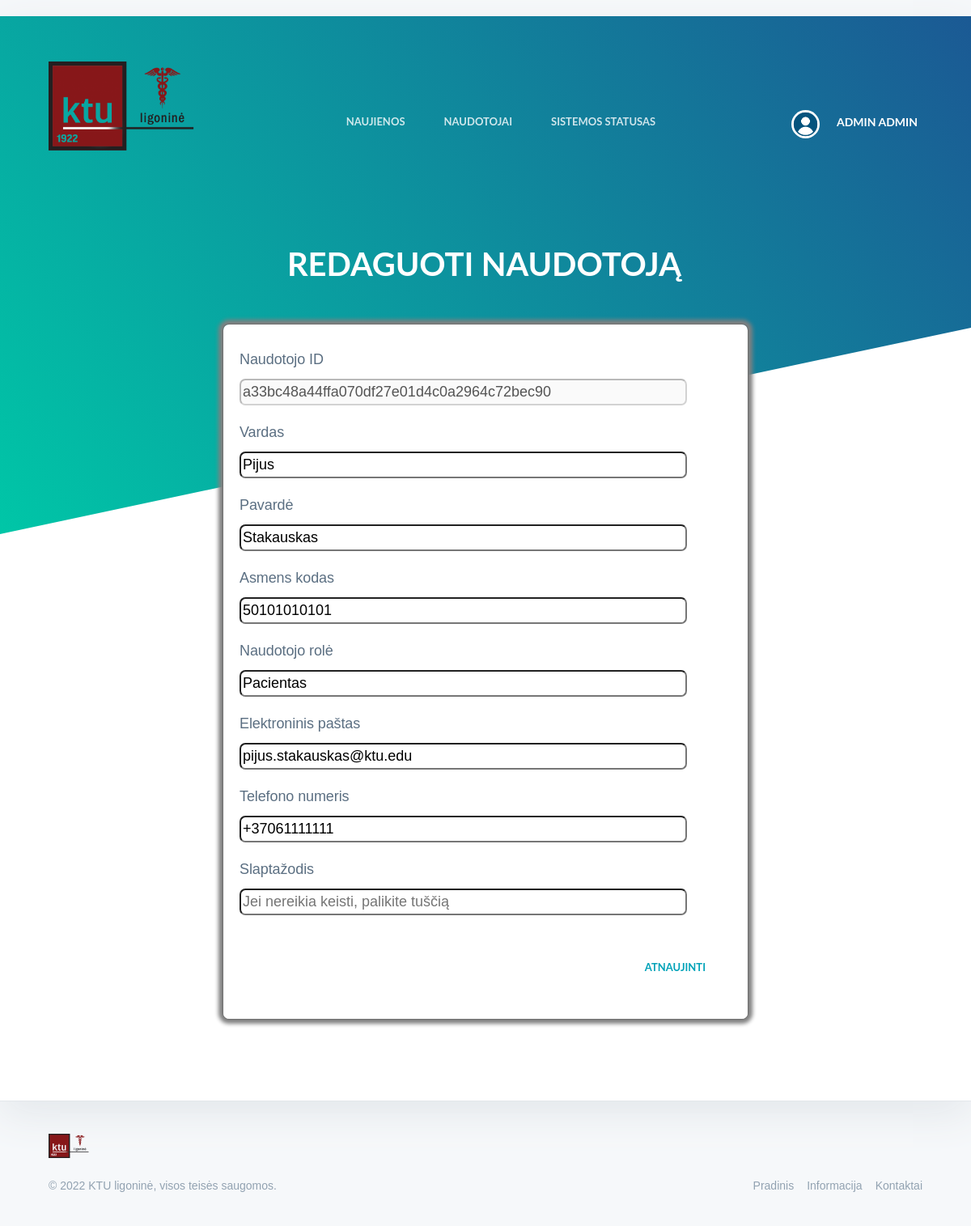
Page /naudotojai/a33bc48a44ffa070df27e01d4c0a2964c72bec90/redagavimas (signed in) on the committed database.
### app.py (models this page shows, shortened)
class User(db.Model, UserMixin):
    unique_id = db.Column(db.String(20), primary_key = True, unique = True)
    first_name = db.Column(db.String(20))
    last_name = db.Column(db.String(20))
    personal_code = db.Column(db.String(11))
    email = db.Column(db.String(50))
    phone = db.Column(db.String(15))
    position = db.Column(db.String(50))
    working_hours = db.Column(db.String(300))
    password = db.Column(db.String(50))
    image_url = db.Column(db.String(100))

### app.py (the view)
@app.route('/naudotojai/<user_id>/redagavimas', methods=['GET', 'POST'])
def update_user(user_id):
    if(current_user.position == "Administratorius"):
        form = EditUser()
        edituser = User.query.get(user_id)
        if request.method == 'POST' and form.validate_on_submit():
            edituser.unique_id = edituser.unique_id
            edituser.first_name = form.first_name.data
            edituser.last_name = form.last_name.data
            edituser.personal_code = form.personal_code.data
            edituser.position = form.position.data
            edituser.email = form.email.data
            edituser.phone = form.phone.data
            edituser.password = edituser.password
            if form.password.data:
                passhash = generate_password_hash(form.password.data, method='sha256')
                edituser.password = passhash
            db.session.commit()
            return redirect(url_for('user_list_admin'))
        else:
            return render_template('user-edit.html', form = form, user = current_user, edituser=edituser)
    else:
        return render_template('index.html')

### app.py
class EditUser(FlaskForm):
    unique_id = StringField('Naudotojo ID')
    first_name = StringField('Vardas', validators=[InputRequired(), Length(min=3, max=50)])
    last_name = StringField('Pavardė', validators=[InputRequired(), Length(min=3, max=20)])
    personal_code = StringField('Asmens kodas', validators=[InputRequired(), Length(min=11, max=11)])
    position = StringField('Naudotojo rolė', validators=[InputRequired(), Length(min=3, max=50)])
    email = StringField('El. pašto adresas', validators=[InputRequired(), Email(message='Neteisingas el. pašto adresas'), Length(max=50)])
    phone = StringField('Telefono numeris', validators=[InputRequired(), Length(min=5)])
    password = StringField('Slaptažodis')

### app.py (called while the page is built)
@user_login.user_loader
def load_user(user_id):
    return User.query.get(user_id)

### templates/user-edit.html (shortened to what this page needs)
<html class="sr" lang="lt"><head>
    <link href="https://cdn.jsdelivr.net/npm/bootstrap@4.5.0/dist/css/bootstrap.min.css" rel="stylesheet">
	<link href="/static/styles/patient_history/style.css" type="text/css" rel="stylesheet">
    <link rel="stylesheet" href="{{ url_for('static', filename='styles/useredit/style.css') }}">
    <link rel="stylesheet" href="{{ url_for('static', filename='styles/useredit/css.css') }}">
</head>
<body class="is-boxed has-animations" style="height: 100%;">
	<div class="body-wrap boxed-container">
		<header class="site-header">
            <div class="container">
                <div class="site-header-inner">
                    <div class="brand header-brand">
                        <h1 class="m-0">
                            <a href="#">
                                <svg width="32" height="32" viewBox="0 0 32 32" xmlns="http://www.w3.org/2000/svg">
                                    <title>KTU ligonine</title>
                                    <defs>
										</defs></svg></a><div id="header" style="min-width:200px;"><a href="/"><img class="main-logo" src="/static/logo.png/" alt=""></a>
										</div>
                        </h1>
                    </div>
                    <ul class="header-links list-reset m-0 menu-pos">
						<li><a href="{{ url_for('admin_news') }}">Naujienos</a></li>
						<li><a href="{{ url_for('user_list_admin') }}">Naudotojai</a></li>
                        <li><a href="{{ url_for('system_usage') }}">Sistemos statusas</a></li>
					</ul>
					<div class="navbar_right menu-pos">
                        <img src="{{ url_for('static', filename='user_images/' + user.image_url) }}" alt="profile_pic" style="position: absolute; border-radius: 50%;">
                        <div class="dropdown">
                            <button class="dropbtn">
                                <span class="username" style="padding-left: 50px;">{{ user.first_name }} {{ user.last_name }} </span>
                            </button>
                        </div>
                	</div>
                </div>
            </div>
        </header>
    <div class="container">
        <div class="site-header-inner">
            <div class="brand header-brand" style="margin-left:auto; margin-right:auto; width: 50%;">
                <p class="section-header" style="width: 1078px; margin-left: 25px;">Redaguoti naudotoją</p>
            </div>
        </div>
    </div>
    <div class="card" style="width: 650px; height: 860px;margin:0 auto; margin-bottom: 100px;">
        <form style="padding-left: 20px; padding-top: 30px;" action="{{ url_for('update_user', user_id=edituser.unique_id) }}" method="POST">
            <div class="form-group">
                <label class="form-label">Naudotojo ID</label><br>
                {{ form.unique_id(class_='input-box', size='50', value=edituser.unique_id, disabled=true) }}
            </div>
            <div class="form-group">
                <label class="form-label">Vardas</label><br>
                {{ form.first_name(class_='input-box', size='50', value=edituser.first_name) }}
            </div>
            <div class="form-group">
                <label class="form-label">Pavardė</label><br>
                {{ form.last_name(class_='input-box', size='50', value=edituser.last_name) }}
            </div>
            <div class="form-group">
                <label class="form-label">Asmens kodas</label><br>
                {{ form.personal_code(class_='input-box', size='50', value=edituser.personal_code) }}
            </div>
            <div class="form-group">
                <label class="form-label">Naudotojo rolė</label><br>
                {{ form.position(class_='input-box', size='50', value=edituser.position) }}
            </div>
            <div class="form-group">
                <label class="form-label">Elektroninis paštas</label><br>
                {{ form.email(class_='input-box', size='50', value=edituser.email) }}
            </div>
            <div class="form-group">
                <label class="form-label">Telefono numeris</label><br>
                {{ form.phone(class_='input-box', size='50', value=edituser.phone) }}
            </div>
            <div class="form-group">
                <label class="form-label">Slaptažodis</label><br>
                {{ form.password(class_='input-box', size='50', placeholder='Jei nereikia keisti, palikite tuščią') }}
            </div>
            <div class="text-right mt-3">
                <button type="submit" class="button" style="position:absolute; margin-top: 20px; right: 20px;">Atnaujinti</button>
            </div>
        </form>
    </div>
	</div>
	<footer class="site-footer">
            <div class="container">
                <div class="site-footer-inner">
                    <div class="brand footer-brand">
                        <a href="#">
                            <img src="{{ url_for('static', filename='logo.png') }}" alt="" width="50" height="50" viewBox="0 0 32 32">
                        </a>
                    </div>
                    <ul class="footer-links list-reset">
                        <li>
                            <a href="{{ url_for('home') }}">Pradinis</a>
                        </li>
                        <li>
                            <a href="{{ url_for('info') }}">Informacija</a>
                        </li>
                        <li>
                            <a href="{{ url_for('contacts') }}">Kontaktai</a>
                        </li>
                    </ul>
                    <ul></ul>
                    <div class="footer-copyright">© 2022 KTU ligoninė, visos teisės saugomos.</div>
                </div>
            </div>
        </footer>
</body></html>

### rows in the picture
User: image_url (placeholder picture), first_name "ADMIN", last_name "ADMIN"
User: unique_id "a33bc48a44ffa070df27e01d4c0a2964c72bec90", first_name "Pijus", last_name "Stakauskas", personal_code "50101010101", position "Pacientas", email "pijus.stakauskas@ktu.edu", phone "+37061111111"
